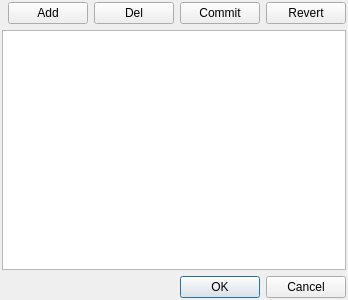
<?xml version="1.0" encoding="UTF-8"?>
<ui version="4.0">
 <class>AccountTypesDlg</class>
 <widget class="QDialog" name="AccountTypesDlg">
  <property name="geometry">
   <rect>
    <x>0</x>
    <y>0</y>
    <width>348</width>
    <height>300</height>
   </rect>
  </property>
  <property name="windowTitle">
   <string>Dialog</string>
  </property>
  <layout class="QVBoxLayout" name="verticalLayout">
   <property name="leftMargin">
    <number>2</number>
   </property>
   <property name="topMargin">
    <number>2</number>
   </property>
   <property name="rightMargin">
    <number>2</number>
   </property>
   <property name="bottomMargin">
    <number>2</number>
   </property>
   <item>
    <widget class="QFrame" name="frame">
     <property name="frameShape">
      <enum>QFrame::Panel</enum>
     </property>
     <property name="frameShadow">
      <enum>QFrame::Plain</enum>
     </property>
     <property name="lineWidth">
      <number>0</number>
     </property>
     <layout class="QHBoxLayout" name="horizontalLayout">
      <property name="leftMargin">
       <number>0</number>
      </property>
      <property name="topMargin">
       <number>0</number>
      </property>
      <property name="rightMargin">
       <number>0</number>
      </property>
      <property name="bottomMargin">
       <number>0</number>
      </property>
      <item>
       <spacer name="horizontalSpacer">
        <property name="orientation">
         <enum>Qt::Horizontal</enum>
        </property>
        <property name="sizeHint" stdset="0">
         <size>
          <width>40</width>
          <height>20</height>
         </size>
        </property>
       </spacer>
      </item>
      <item>
       <widget class="QPushButton" name="AddAccTypeBtn">
        <property name="text">
         <string>Add</string>
        </property>
       </widget>
      </item>
      <item>
       <widget class="QPushButton" name="RemoveAccTypeBtn">
        <property name="text">
         <string>Del</string>
        </property>
       </widget>
      </item>
      <item>
       <widget class="QPushButton" name="CommitBtn">
        <property name="text">
         <string>Commit</string>
        </property>
       </widget>
      </item>
      <item>
       <widget class="QPushButton" name="RevertBtn">
        <property name="text">
         <string>Revert</string>
        </property>
       </widget>
      </item>
     </layout>
    </widget>
   </item>
   <item>
    <widget class="QTableView" name="AccountTypeList">
     <attribute name="verticalHeaderMinimumSectionSize">
      <number>20</number>
     </attribute>
     <attribute name="verticalHeaderDefaultSectionSize">
      <number>20</number>
     </attribute>
    </widget>
   </item>
   <item>
    <widget class="QDialogButtonBox" name="buttonBox">
     <property name="orientation">
      <enum>Qt::Horizontal</enum>
     </property>
     <property name="standardButtons">
      <set>QDialogButtonBox::Cancel|QDialogButtonBox::Ok</set>
     </property>
    </widget>
   </item>
  </layout>
 </widget>
 <resources/>
 <connections>
  <connection>
   <sender>buttonBox</sender>
   <signal>accepted()</signal>
   <receiver>AccountTypesDlg</receiver>
   <slot>accept()</slot>
   <hints>
    <hint type="sourcelabel">
     <x>248</x>
     <y>254</y>
    </hint>
    <hint type="destinationlabel">
     <x>157</x>
     <y>274</y>
    </hint>
   </hints>
  </connection>
  <connection>
   <sender>buttonBox</sender>
   <signal>rejected()</signal>
   <receiver>AccountTypesDlg</receiver>
   <slot>reject()</slot>
   <hints>
    <hint type="sourcelabel">
     <x>316</x>
     <y>260</y>
    </hint>
    <hint type="destinationlabel">
     <x>286</x>
     <y>274</y>
    </hint>
   </hints>
  </connection>
 </connections>
</ui>
